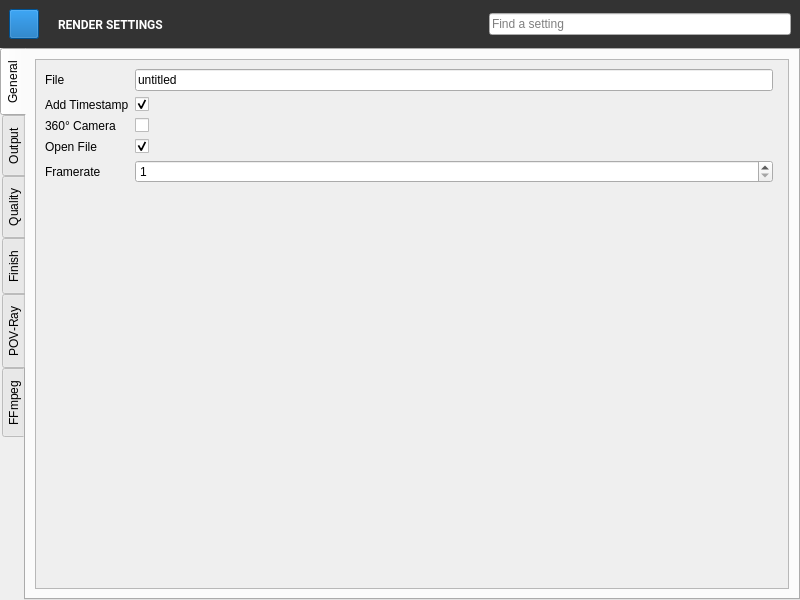
<?xml version="1.0" encoding="UTF-8"?>
<ui version="4.0">
 <class>RenderSettings</class>
 <widget class="QWidget" name="RenderSettings">
  <property name="geometry">
   <rect>
    <x>0</x>
    <y>0</y>
    <width>800</width>
    <height>600</height>
   </rect>
  </property>
  <property name="windowTitle">
   <string>Render Settings</string>
  </property>
  <property name="styleSheet">
   <string notr="true">#RenderSettings {
	background: #262626;
}

QWidget {
	color: lightgrey;
	font-family: Roboto;
}

QTabWidget::pane {
	background: #1a1a1a;
	border: none;
}

QTabBar::tab {
	background: none;
	border: none;
	margin: 0px;
	color: lightgray;
	width: 168px;
	height: 48px;
	padding-left: 12px;
}

QTabBar::tab:hover {
	background: #333333;
}

QTabBar::tab:selected {
	background: #214478;
	color: white;
}

QPushButton {
	background: #0044aa;
	border: none;
	width: 85px;
	height: 27px;
	color: white;
	icon-size: 24px;
}

QPushButton:hover {
	background: #0055d4;
}

QPushButton:pressed {
	background: #003380;
}

MediaControl {
	background: #b2b2b2;
}

MediaControl:hover {
	background: white;
}

MediaControl:checked {
	background: white;
}

QAbstractSpinBox {
	background: #1a1a1a;
	border: 1px solid #4d4d4d;
	color: #4d4d4d;
	min-height: 30px;
	padding-left: 10px;
	padding-right: 10px;
}

QAbstractSpinBox[focus=&quot;true&quot;] {
	border-color: #808080;
	color: #808080;
}

QAbstractSpinBox::up-button, QAbstractSpinBox::down-button {
	border: none;
}

QAbstractSpinBox::up-arrow {
	image: url(:/arrows/up);
}

QAbstractSpinBox::down-arrow {
	image: url(:/arrows/down);
}

QScrollArea {
	border: none;
}

QScrollArea::corner {
	background: #1a1a1a;
}

QScrollArea &gt; QWidget &gt; QWidget {
	background: #1a1a1a;
}

QScrollBar:vertical {
	background: #262626;
	border: none;
	width: 12px;
	margin-top: 12px;
	margin-bottom: 12px;
}

QScrollBar::handle:vertical {
	background: #4d4d4d;
	width: 12px;
	min-height: 20px;
}

QScrollBar::add-line:vertical {
	border: none;
	background: #262626;
	height: 12px;
	subcontrol-position: bottom;
	subcontrol-origin: margin;
}

QScrollBar::sub-line:vertical {
	border: none;
	background: #262626;
	height: 12px;
	subcontrol-position: top;
	subcontrol-origin: margin;
}

QScrollBar::up-arrow:vertical {
	image: url(:/arrows/up);
}

QScrollBar::down-arrow:vertical {
	image: url(:/arrows/down);
}

QScrollBar:horizontal {
	background: #262626;
	border: none;
	height: 12px;
	margin-left: 12px;
	margin-right: 12px;
}

QScrollBar::handle:horizontal {
	background: #4d4d4d;
	height: 12px;
	min-width: 20px;
}

QScrollBar::add-line:horizontal {
	border: none;
	background: #262626;
	width: 12px;
	subcontrol-position: right;
	subcontrol-origin: margin;
}

QScrollBar::sub-line:horizontal {
	border: none;
	background: #262626;
	width: 12px;
	subcontrol-position: left;
	subcontrol-origin: margin;
}

QScrollBar::left-arrow:horizontal {
	image: url(:/arrows/left);
}

QScrollBar::right-arrow:horizontal {
	image: url(:/arrows/right);
}

QScrollBar::handle:hover {
	background: #666666;
}

QComboBox {
	background: #1a1a1a;
	border: 1px solid #4d4d4d;
	color: #4d4d4d;
	min-height: 30px;
	padding-left: 10px;
	padding-right: 10px;
}

QComboBox[focus=&quot;true&quot;] {
	border-color: #808080;
	color: #808080;
}

QComboBox::drop-down {
	border: none;
}

QComboBox::down-arrow {
	image: url(:/arrows/down);
}

QComboBox QAbstractItemView {
	background: #1a1a1a;
	border: 1px solid #4d4d4d;
	color: #808080;
}

QComboBox QAbstractItemView::item {
	border: none;
	min-height: 30px;
	padding-left: 7px;
}

QComboBox QAbstractItemView::item:selected {
	background: #0044aa;
}

QCheckBox::indicator:unchecked {
    image: url(:/checkbox/unchecked);
}

QCheckBox::indicator:checked {
    image: url(:/checkbox/checked);
}

QLineEdit, QTextEdit {
	background: #2d2d2d;
	border: 1px solid #2d2d2d;
	border-radius: 2px;
	color: gray;
	height: 28px;
	selection-background-color: #0066ff;
	padding-left: 10px;
}

QTextEdit {
    padding-top: 3px;
    padding-left: 8px;
}

QLineEdit[focus=&quot;true&quot;], QTextEdit[focus=&quot;true&quot;] {
	border-color: #205375;
	color: lightgray;
}

Label {
	min-width: 125px;
	min-height: 30px;
    max-height: 30px;
}

.section {
	font: bold;
	color: #4080d0;
}

.label {
	min-height: 30px;
}</string>
  </property>
  <layout class="QVBoxLayout" name="verticalLayout">
   <property name="spacing">
    <number>0</number>
   </property>
   <property name="leftMargin">
    <number>0</number>
   </property>
   <property name="topMargin">
    <number>0</number>
   </property>
   <property name="rightMargin">
    <number>0</number>
   </property>
   <property name="bottomMargin">
    <number>0</number>
   </property>
   <item>
    <widget class="QWidget" name="widget" native="true">
     <property name="minimumSize">
      <size>
       <width>0</width>
       <height>48</height>
      </size>
     </property>
     <property name="maximumSize">
      <size>
       <width>16777215</width>
       <height>48</height>
      </size>
     </property>
     <property name="styleSheet">
      <string notr="true">#widget {
	background: #333333;
}</string>
     </property>
     <layout class="QHBoxLayout" name="horizontalLayout">
      <item>
       <widget class="MediaControl" name="pushButton">
        <property name="enabled">
         <bool>false</bool>
        </property>
        <property name="sizePolicy">
         <sizepolicy hsizetype="Fixed" vsizetype="Fixed">
          <horstretch>0</horstretch>
          <verstretch>0</verstretch>
         </sizepolicy>
        </property>
        <property name="minimumSize">
         <size>
          <width>30</width>
          <height>30</height>
         </size>
        </property>
        <property name="maximumSize">
         <size>
          <width>30</width>
          <height>30</height>
         </size>
        </property>
        <property name="styleSheet">
         <string notr="true">background: #0063b1;</string>
        </property>
        <property name="icon">
         <iconset resource="icons.qrc">
          <normaloff>:/render/gear</normaloff>:/render/gear</iconset>
        </property>
        <property name="iconSize">
         <size>
          <width>26</width>
          <height>26</height>
         </size>
        </property>
       </widget>
      </item>
      <item>
       <widget class="QLabel" name="label">
        <property name="font">
         <font>
          <family>Roboto</family>
          <weight>75</weight>
          <bold>true</bold>
         </font>
        </property>
        <property name="styleSheet">
         <string notr="true">color: white;
padding-left: 10px;
</string>
        </property>
        <property name="text">
         <string>RENDER SETTINGS</string>
        </property>
       </widget>
      </item>
      <item>
       <widget class="FileEdit" name="lineEdit_2">
        <property name="sizePolicy">
         <sizepolicy hsizetype="Fixed" vsizetype="Fixed">
          <horstretch>0</horstretch>
          <verstretch>0</verstretch>
         </sizepolicy>
        </property>
        <property name="styleSheet">
         <string notr="true">width: 300px;</string>
        </property>
        <property name="placeholderText">
         <string>Find a setting</string>
        </property>
       </widget>
      </item>
     </layout>
    </widget>
   </item>
   <item>
    <widget class="QTabWidget" name="TabWidget">
     <property name="tabPosition">
      <enum>QTabWidget::West</enum>
     </property>
     <widget class="QWidget" name="tabSave">
      <attribute name="title">
       <string>General</string>
      </attribute>
      <layout class="QGridLayout" name="gridLayout_3">
       <item row="0" column="0">
        <widget class="QScrollArea" name="scrollArea_2">
         <property name="widgetResizable">
          <bool>true</bool>
         </property>
         <widget class="QWidget" name="scrollAreaWidgetContents_2">
          <property name="geometry">
           <rect>
            <x>0</x>
            <y>0</y>
            <width>602</width>
            <height>534</height>
           </rect>
          </property>
          <layout class="QGridLayout" name="gridLayout_4">
           <item row="6" column="0" colspan="3">
            <spacer name="verticalSpacer_2">
             <property name="orientation">
              <enum>Qt::Vertical</enum>
             </property>
             <property name="sizeHint" stdset="0">
              <size>
               <width>20</width>
               <height>40</height>
              </size>
             </property>
            </spacer>
           </item>
           <item row="0" column="0">
            <widget class="QLabel" name="label_4">
             <property name="text">
              <string>File</string>
             </property>
            </widget>
           </item>
           <item row="4" column="0">
            <widget class="QLabel" name="label_25">
             <property name="text">
              <string>Open File</string>
             </property>
            </widget>
           </item>
           <item row="3" column="0">
            <widget class="QLabel" name="label_24">
             <property name="text">
              <string>360° Camera</string>
             </property>
            </widget>
           </item>
           <item row="4" column="1">
            <widget class="QCheckBox" name="openFileCheckBox">
             <property name="text">
              <string/>
             </property>
             <property name="checked">
              <bool>true</bool>
             </property>
            </widget>
           </item>
           <item row="0" column="1">
            <widget class="FileEdit" name="lineEdit">
             <property name="text">
              <string>untitled</string>
             </property>
            </widget>
           </item>
           <item row="3" column="1">
            <widget class="QCheckBox" name="cam360CheckBox">
             <property name="text">
              <string/>
             </property>
            </widget>
           </item>
           <item row="2" column="0">
            <widget class="QLabel" name="label_15">
             <property name="text">
              <string>Add Timestamp</string>
             </property>
            </widget>
           </item>
           <item row="2" column="1">
            <widget class="QCheckBox" name="timestampCheckBox">
             <property name="text">
              <string/>
             </property>
             <property name="checked">
              <bool>true</bool>
             </property>
            </widget>
           </item>
           <item row="5" column="0">
            <widget class="QLabel" name="label_26">
             <property name="text">
              <string>Framerate</string>
             </property>
            </widget>
           </item>
           <item row="5" column="1">
            <widget class="QSpinBox" name="spinBox">
             <property name="minimum">
              <number>1</number>
             </property>
             <property name="maximum">
              <number>50</number>
             </property>
            </widget>
           </item>
          </layout>
         </widget>
        </widget>
       </item>
      </layout>
     </widget>
     <widget class="QWidget" name="tabOutput">
      <attribute name="title">
       <string>Output</string>
      </attribute>
      <layout class="QGridLayout" name="gridLayout">
       <item row="0" column="0">
        <widget class="QScrollArea" name="scrollArea">
         <property name="widgetResizable">
          <bool>true</bool>
         </property>
         <widget class="QWidget" name="scrollAreaWidgetContents">
          <property name="geometry">
           <rect>
            <x>0</x>
            <y>0</y>
            <width>602</width>
            <height>534</height>
           </rect>
          </property>
          <layout class="QGridLayout" name="gridLayout_2">
           <item row="5" column="0">
            <widget class="QLabel" name="label_6">
             <property name="text">
              <string>Image Resolution:</string>
             </property>
            </widget>
           </item>
           <item row="2" column="0">
            <widget class="QLabel" name="label_2">
             <property name="text">
              <string>Height</string>
             </property>
            </widget>
           </item>
           <item row="4" column="2">
            <widget class="QComboBox" name="comboBox_2">
             <property name="currentIndex">
              <number>1</number>
             </property>
             <item>
              <property name="text">
               <string>px/cm (DPC)</string>
              </property>
             </item>
             <item>
              <property name="text">
               <string>px/in (DPI)</string>
              </property>
             </item>
            </widget>
           </item>
           <item row="2" column="1">
            <widget class="QDoubleSpinBox" name="doubleSpinBox_2">
             <property name="accelerated">
              <bool>true</bool>
             </property>
             <property name="decimals">
              <number>3</number>
             </property>
             <property name="minimum">
              <double>16.000000000000000</double>
             </property>
             <property name="maximum">
              <double>16000.000000000000000</double>
             </property>
             <property name="value">
              <double>240.000000000000000</double>
             </property>
            </widget>
           </item>
           <item row="5" column="1">
            <widget class="QLabel" name="label_7">
             <property name="text">
              <string>320 x 240 px</string>
             </property>
            </widget>
           </item>
           <item row="3" column="0">
            <widget class="QLabel" name="label_5">
             <property name="text">
              <string>Lock Ratio</string>
             </property>
            </widget>
           </item>
           <item row="1" column="2">
            <widget class="QComboBox" name="comboBox">
             <item>
              <property name="text">
               <string>px</string>
              </property>
             </item>
             <item>
              <property name="text">
               <string>cm</string>
              </property>
             </item>
             <item>
              <property name="text">
               <string>mm</string>
              </property>
             </item>
             <item>
              <property name="text">
               <string>in</string>
              </property>
             </item>
             <item>
              <property name="text">
               <string>pt</string>
              </property>
             </item>
             <item>
              <property name="text">
               <string>pc</string>
              </property>
             </item>
            </widget>
           </item>
           <item row="4" column="1">
            <widget class="QDoubleSpinBox" name="doubleSpinBox_3">
             <property name="accelerated">
              <bool>true</bool>
             </property>
             <property name="decimals">
              <number>3</number>
             </property>
             <property name="minimum">
              <double>1.000000000000000</double>
             </property>
             <property name="maximum">
              <double>100000.000000000000000</double>
             </property>
             <property name="value">
              <double>72.000000000000000</double>
             </property>
            </widget>
           </item>
           <item row="9" column="0">
            <widget class="QLabel" name="label_31">
             <property name="text">
              <string>File name</string>
             </property>
            </widget>
           </item>
           <item row="0" column="0" colspan="4">
            <widget class="QLabel" name="label_29">
             <property name="styleSheet">
              <string notr="true">	font: bold;
	color: #4080d0;
</string>
             </property>
             <property name="text">
              <string>Image File Output</string>
             </property>
             <property name="class" stdset="0">
              <string>section</string>
             </property>
            </widget>
           </item>
           <item row="3" column="1">
            <widget class="QCheckBox" name="checkBox"/>
           </item>
           <item row="1" column="0">
            <widget class="QLabel" name="label">
             <property name="text">
              <string>Width</string>
             </property>
            </widget>
           </item>
           <item row="1" column="1">
            <widget class="QDoubleSpinBox" name="doubleSpinBox">
             <property name="accelerated">
              <bool>true</bool>
             </property>
             <property name="decimals">
              <number>3</number>
             </property>
             <property name="minimum">
              <double>16.000000000000000</double>
             </property>
             <property name="maximum">
              <double>16000.000000000000000</double>
             </property>
             <property name="value">
              <double>320.000000000000000</double>
             </property>
            </widget>
           </item>
           <item row="11" column="1">
            <spacer name="verticalSpacer">
             <property name="orientation">
              <enum>Qt::Vertical</enum>
             </property>
             <property name="sizeHint" stdset="0">
              <size>
               <width>20</width>
               <height>40</height>
              </size>
             </property>
            </spacer>
           </item>
           <item row="4" column="0">
            <widget class="QLabel" name="label_3">
             <property name="text">
              <string>Resolution</string>
             </property>
            </widget>
           </item>
           <item row="1" column="3" rowspan="4">
            <spacer name="horizontalSpacer">
             <property name="orientation">
              <enum>Qt::Horizontal</enum>
             </property>
             <property name="sizeHint" stdset="0">
              <size>
               <width>40</width>
               <height>20</height>
              </size>
             </property>
            </spacer>
           </item>
           <item row="6" column="0" colspan="4">
            <widget class="QLabel" name="label_30">
             <property name="styleSheet">
              <string notr="true">	font: bold;
	color: #4080d0;
</string>
             </property>
             <property name="text">
              <string>Translator</string>
             </property>
             <property name="class" stdset="0">
              <string>section</string>
             </property>
            </widget>
           </item>
           <item row="9" column="1" colspan="2">
            <widget class="FileEdit" name="lineEdit_3">
             <property name="text">
              <string>untitled</string>
             </property>
            </widget>
           </item>
           <item row="7" column="0">
            <widget class="QLabel" name="label_32">
             <property name="text">
              <string>Render</string>
             </property>
            </widget>
           </item>
           <item row="8" column="0">
            <widget class="QLabel" name="label_33">
             <property name="text">
              <string>Export to a .pov file</string>
             </property>
            </widget>
           </item>
           <item row="8" column="1">
            <widget class="QCheckBox" name="checkBox_3"/>
           </item>
           <item row="7" column="1">
            <widget class="QCheckBox" name="checkBox_2">
             <property name="checked">
              <bool>true</bool>
             </property>
            </widget>
           </item>
          </layout>
         </widget>
        </widget>
       </item>
      </layout>
     </widget>
     <widget class="QWidget" name="tabQuality">
      <attribute name="title">
       <string>Quality</string>
      </attribute>
      <widget class="QScrollArea" name="scrollArea_3">
       <property name="geometry">
        <rect>
         <x>9</x>
         <y>9</y>
         <width>412</width>
         <height>282</height>
        </rect>
       </property>
       <property name="widgetResizable">
        <bool>true</bool>
       </property>
       <widget class="QWidget" name="scrollAreaWidgetContents_3">
        <property name="geometry">
         <rect>
          <x>0</x>
          <y>0</y>
          <width>412</width>
          <height>282</height>
         </rect>
        </property>
        <layout class="QGridLayout" name="gridLayout_5">
         <item row="2" column="0">
          <widget class="QLabel" name="label_10">
           <property name="text">
            <string>AA Sampling Method</string>
           </property>
          </widget>
         </item>
         <item row="0" column="0">
          <widget class="QLabel" name="label_8">
           <property name="text">
            <string>Quality</string>
           </property>
          </widget>
         </item>
         <item row="4" column="1">
          <widget class="QCheckBox" name="aaJitterCheckBox">
           <property name="text">
            <string/>
           </property>
           <property name="checked">
            <bool>true</bool>
           </property>
          </widget>
         </item>
         <item row="1" column="1">
          <widget class="QCheckBox" name="aaCheckBox">
           <property name="text">
            <string/>
           </property>
           <property name="checked">
            <bool>true</bool>
           </property>
          </widget>
         </item>
         <item row="1" column="0">
          <widget class="QLabel" name="label_9">
           <property name="text">
            <string>Anti-Aliasing</string>
           </property>
          </widget>
         </item>
         <item row="5" column="0">
          <widget class="QLabel" name="label_13">
           <property name="text">
            <string>AA Jitter Amount</string>
           </property>
          </widget>
         </item>
         <item row="3" column="0">
          <widget class="QLabel" name="label_11">
           <property name="text">
            <string>AA Threshold</string>
           </property>
          </widget>
         </item>
         <item row="4" column="0">
          <widget class="QLabel" name="label_12">
           <property name="text">
            <string>AA Jitter</string>
           </property>
          </widget>
         </item>
         <item row="3" column="1">
          <widget class="QDoubleSpinBox" name="aaThresholdDoubleSpinBox">
           <property name="locale">
            <locale language="C" country="AnyCountry"/>
           </property>
           <property name="decimals">
            <number>1</number>
           </property>
           <property name="maximum">
            <double>1.000000000000000</double>
           </property>
           <property name="singleStep">
            <double>0.100000000000000</double>
           </property>
           <property name="value">
            <double>0.300000000000000</double>
           </property>
          </widget>
         </item>
         <item row="5" column="1">
          <widget class="QDoubleSpinBox" name="aaJitterAmountDoubleSpinBox">
           <property name="locale">
            <locale language="C" country="AnyCountry"/>
           </property>
           <property name="decimals">
            <number>1</number>
           </property>
           <property name="maximum">
            <double>1.000000000000000</double>
           </property>
           <property name="singleStep">
            <double>0.100000000000000</double>
           </property>
           <property name="value">
            <double>1.000000000000000</double>
           </property>
          </widget>
         </item>
         <item row="7" column="0" colspan="2">
          <spacer name="verticalSpacer_3">
           <property name="orientation">
            <enum>Qt::Vertical</enum>
           </property>
           <property name="sizeHint" stdset="0">
            <size>
             <width>20</width>
             <height>40</height>
            </size>
           </property>
          </spacer>
         </item>
         <item row="0" column="1">
          <widget class="QSpinBox" name="qualitySpinBox">
           <property name="maximum">
            <number>11</number>
           </property>
           <property name="value">
            <number>9</number>
           </property>
          </widget>
         </item>
         <item row="2" column="1">
          <widget class="QSpinBox" name="aaSamplingSpinBox">
           <property name="minimum">
            <number>1</number>
           </property>
           <property name="maximum">
            <number>2</number>
           </property>
          </widget>
         </item>
         <item row="6" column="0">
          <widget class="QLabel" name="label_14">
           <property name="text">
            <string>AA Depth</string>
           </property>
          </widget>
         </item>
         <item row="6" column="1">
          <widget class="QSpinBox" name="aaDepthSpinBox">
           <property name="minimum">
            <number>1</number>
           </property>
           <property name="maximum">
            <number>9</number>
           </property>
           <property name="value">
            <number>3</number>
           </property>
          </widget>
         </item>
        </layout>
       </widget>
      </widget>
     </widget>
     <widget class="QWidget" name="tabFinish">
      <attribute name="title">
       <string>Finish</string>
      </attribute>
      <widget class="QScrollArea" name="scrollArea_4">
       <property name="geometry">
        <rect>
         <x>9</x>
         <y>9</y>
         <width>412</width>
         <height>282</height>
        </rect>
       </property>
       <property name="widgetResizable">
        <bool>true</bool>
       </property>
       <widget class="QWidget" name="scrollAreaWidgetContents_4">
        <property name="geometry">
         <rect>
          <x>0</x>
          <y>0</y>
          <width>400</width>
          <height>322</height>
         </rect>
        </property>
        <layout class="QGridLayout" name="gridLayout_6">
         <item row="6" column="0">
          <widget class="QLabel" name="label_22">
           <property name="text">
            <string>Iridescence Thickness</string>
           </property>
          </widget>
         </item>
         <item row="6" column="1">
          <widget class="QDoubleSpinBox" name="iridThicknessDoubleSpinBox">
           <property name="locale">
            <locale language="C" country="AnyCountry"/>
           </property>
           <property name="maximum">
            <double>1.000000000000000</double>
           </property>
           <property name="singleStep">
            <double>0.050000000000000</double>
           </property>
          </widget>
         </item>
         <item row="5" column="0">
          <widget class="QLabel" name="label_21">
           <property name="text">
            <string>Iridescence</string>
           </property>
          </widget>
         </item>
         <item row="1" column="0">
          <widget class="QLabel" name="label_17">
           <property name="text">
            <string>Diffuse</string>
           </property>
          </widget>
         </item>
         <item row="0" column="1">
          <widget class="QDoubleSpinBox" name="ambientDoubleSpinBox">
           <property name="locale">
            <locale language="C" country="AnyCountry"/>
           </property>
           <property name="decimals">
            <number>1</number>
           </property>
           <property name="maximum">
            <double>1.000000000000000</double>
           </property>
           <property name="singleStep">
            <double>0.100000000000000</double>
           </property>
           <property name="value">
            <double>0.100000000000000</double>
           </property>
          </widget>
         </item>
         <item row="2" column="0">
          <widget class="QLabel" name="label_18">
           <property name="text">
            <string>Phong</string>
           </property>
          </widget>
         </item>
         <item row="1" column="1">
          <widget class="QDoubleSpinBox" name="diffuseDoubleSpinBox">
           <property name="locale">
            <locale language="C" country="AnyCountry"/>
           </property>
           <property name="decimals">
            <number>1</number>
           </property>
           <property name="maximum">
            <double>1.000000000000000</double>
           </property>
           <property name="singleStep">
            <double>0.100000000000000</double>
           </property>
           <property name="value">
            <double>0.600000000000000</double>
           </property>
          </widget>
         </item>
         <item row="2" column="1">
          <widget class="QDoubleSpinBox" name="phongDoubleSpinBox">
           <property name="locale">
            <locale language="C" country="AnyCountry"/>
           </property>
           <property name="decimals">
            <number>1</number>
           </property>
           <property name="maximum">
            <double>1.000000000000000</double>
           </property>
           <property name="singleStep">
            <double>0.100000000000000</double>
           </property>
           <property name="value">
            <double>0.000000000000000</double>
           </property>
          </widget>
         </item>
         <item row="8" column="0" colspan="2">
          <spacer name="verticalSpacer_4">
           <property name="orientation">
            <enum>Qt::Vertical</enum>
           </property>
           <property name="sizeHint" stdset="0">
            <size>
             <width>20</width>
             <height>40</height>
            </size>
           </property>
          </spacer>
         </item>
         <item row="0" column="0">
          <widget class="QLabel" name="label_16">
           <property name="text">
            <string>Ambient</string>
           </property>
          </widget>
         </item>
         <item row="4" column="0">
          <widget class="QLabel" name="label_20">
           <property name="text">
            <string>Metallic</string>
           </property>
          </widget>
         </item>
         <item row="3" column="0">
          <widget class="QLabel" name="label_19">
           <property name="text">
            <string>Phong Size</string>
           </property>
          </widget>
         </item>
         <item row="3" column="1">
          <widget class="QSpinBox" name="phongSizeSpinBox">
           <property name="maximum">
            <number>250</number>
           </property>
           <property name="singleStep">
            <number>10</number>
           </property>
           <property name="value">
            <number>40</number>
           </property>
          </widget>
         </item>
         <item row="4" column="1">
          <widget class="QSpinBox" name="metallicSpinBox">
           <property name="maximum">
            <number>1</number>
           </property>
          </widget>
         </item>
         <item row="5" column="1">
          <widget class="QDoubleSpinBox" name="iridDoubleSpinBox">
           <property name="locale">
            <locale language="C" country="AnyCountry"/>
           </property>
           <property name="maximum">
            <double>1.000000000000000</double>
           </property>
           <property name="singleStep">
            <double>0.050000000000000</double>
           </property>
          </widget>
         </item>
         <item row="7" column="0">
          <widget class="QLabel" name="label_23">
           <property name="text">
            <string>Iridescence Turbulence</string>
           </property>
          </widget>
         </item>
         <item row="7" column="1">
          <widget class="QDoubleSpinBox" name="iridTurbulenceDoubleSpinBox">
           <property name="locale">
            <locale language="C" country="AnyCountry"/>
           </property>
           <property name="maximum">
            <double>1.000000000000000</double>
           </property>
           <property name="singleStep">
            <double>0.050000000000000</double>
           </property>
          </widget>
         </item>
        </layout>
       </widget>
      </widget>
     </widget>
     <widget class="QWidget" name="tab">
      <attribute name="title">
       <string>POV-Ray</string>
      </attribute>
      <layout class="QVBoxLayout" name="verticalLayout_2">
       <item>
        <layout class="QHBoxLayout" name="horizontalLayout_2">
         <item>
          <widget class="MediaControl" name="pushButton_2">
           <property name="enabled">
            <bool>false</bool>
           </property>
           <property name="sizePolicy">
            <sizepolicy hsizetype="Fixed" vsizetype="Fixed">
             <horstretch>0</horstretch>
             <verstretch>0</verstretch>
            </sizepolicy>
           </property>
           <property name="minimumSize">
            <size>
             <width>24</width>
             <height>24</height>
            </size>
           </property>
           <property name="maximumSize">
            <size>
             <width>24</width>
             <height>24</height>
            </size>
           </property>
           <property name="styleSheet">
            <string notr="true">background: white</string>
           </property>
           <property name="icon">
            <iconset resource="icons.qrc">
             <normaloff>:/render/povray</normaloff>:/render/povray</iconset>
           </property>
          </widget>
         </item>
         <item>
          <widget class="QLabel" name="label_27">
           <property name="font">
            <font>
             <family>Roboto</family>
             <weight>75</weight>
             <bold>true</bold>
            </font>
           </property>
           <property name="text">
            <string>POV-Ray</string>
           </property>
          </widget>
         </item>
        </layout>
       </item>
       <item>
        <spacer name="verticalSpacer_5">
         <property name="orientation">
          <enum>Qt::Vertical</enum>
         </property>
         <property name="sizeHint" stdset="0">
          <size>
           <width>20</width>
           <height>499</height>
          </size>
         </property>
        </spacer>
       </item>
      </layout>
     </widget>
     <widget class="QWidget" name="tab_2">
      <attribute name="title">
       <string>FFmpeg</string>
      </attribute>
      <layout class="QVBoxLayout" name="verticalLayout_3">
       <item>
        <layout class="QHBoxLayout" name="horizontalLayout_3">
         <item>
          <widget class="MediaControl" name="pushButton_3">
           <property name="enabled">
            <bool>false</bool>
           </property>
           <property name="sizePolicy">
            <sizepolicy hsizetype="Fixed" vsizetype="Fixed">
             <horstretch>0</horstretch>
             <verstretch>0</verstretch>
            </sizepolicy>
           </property>
           <property name="minimumSize">
            <size>
             <width>24</width>
             <height>24</height>
            </size>
           </property>
           <property name="maximumSize">
            <size>
             <width>24</width>
             <height>24</height>
            </size>
           </property>
           <property name="styleSheet">
            <string notr="true">background: white</string>
           </property>
           <property name="icon">
            <iconset resource="icons.qrc">
             <normaloff>:/render/ffmpeg</normaloff>:/render/ffmpeg</iconset>
           </property>
          </widget>
         </item>
         <item>
          <widget class="QLabel" name="label_28">
           <property name="font">
            <font>
             <family>Roboto</family>
             <weight>75</weight>
             <bold>true</bold>
            </font>
           </property>
           <property name="text">
            <string>FFmpeg</string>
           </property>
          </widget>
         </item>
        </layout>
       </item>
       <item>
        <spacer name="verticalSpacer_6">
         <property name="orientation">
          <enum>Qt::Vertical</enum>
         </property>
         <property name="sizeHint" stdset="0">
          <size>
           <width>20</width>
           <height>499</height>
          </size>
         </property>
        </spacer>
       </item>
      </layout>
     </widget>
    </widget>
   </item>
  </layout>
 </widget>
 <customwidgets>
  <customwidget>
   <class>MediaControl</class>
   <extends>QPushButton</extends>
   <header>mediacontrol.h</header>
  </customwidget>
  <customwidget>
   <class>FileEdit</class>
   <extends>QLineEdit</extends>
   <header>fileedit.h</header>
  </customwidget>
 </customwidgets>
 <resources>
  <include location="icons.qrc"/>
 </resources>
 <connections/>
 <slots>
  <slot>updateOutput()</slot>
 </slots>
</ui>
